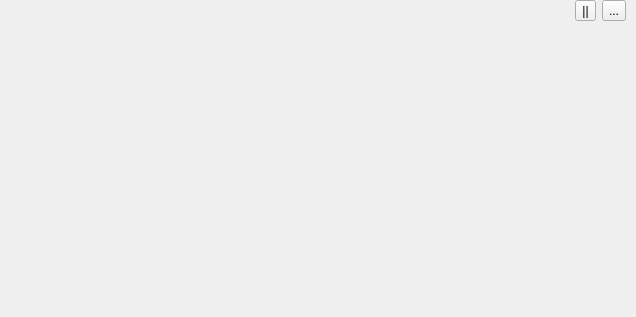
<?xml version="1.0" encoding="UTF-8"?>
<ui version="4.0">
 <class>FormTab</class>
 <widget class="QWidget" name="FormTab">
  <property name="geometry">
   <rect>
    <x>0</x>
    <y>0</y>
    <width>636</width>
    <height>317</height>
   </rect>
  </property>
  <property name="windowTitle">
   <string>Form</string>
  </property>
  <layout class="QVBoxLayout" name="verticalLayout">
   <property name="leftMargin">
    <number>0</number>
   </property>
   <property name="topMargin">
    <number>0</number>
   </property>
   <property name="rightMargin">
    <number>0</number>
   </property>
   <property name="bottomMargin">
    <number>0</number>
   </property>
   <item>
    <widget class="QSplitter" name="editorSplitter">
     <property name="orientation">
      <enum>Qt::Orientation::Horizontal</enum>
     </property>
     <widget class="QWidget" name="editorPane" native="true">
      <layout class="QVBoxLayout" name="editorPaneLayout">
       <property name="spacing">
        <number>0</number>
       </property>
       <property name="leftMargin">
        <number>0</number>
       </property>
       <property name="topMargin">
        <number>0</number>
       </property>
       <property name="rightMargin">
        <number>0</number>
       </property>
       <property name="bottomMargin">
        <number>0</number>
       </property>
       <item>
        <layout class="QHBoxLayout" name="tabBarLayout">
         <property name="spacing">
          <number>0</number>
         </property>
         <item>
          <widget class="QWidget" name="editorTabBarContainer" native="true">
           <layout class="QHBoxLayout" name="editorTabBarLayout">
            <property name="spacing">
             <number>0</number>
            </property>
            <property name="leftMargin">
             <number>0</number>
            </property>
            <property name="topMargin">
             <number>0</number>
            </property>
            <property name="rightMargin">
             <number>0</number>
            </property>
            <property name="bottomMargin">
             <number>0</number>
            </property>
           </layout>
          </widget>
         </item>
         <item>
          <spacer name="horizontalSpacer">
           <property name="orientation">
            <enum>Qt::Orientation::Horizontal</enum>
           </property>
           <property name="sizeHint" stdset="0">
            <size>
             <width>40</width>
             <height>20</height>
            </size>
           </property>
          </spacer>
         </item>
         <item>
          <widget class="QWidget" name="tabCornerContainer" native="true">
           <layout class="QHBoxLayout" name="cornerLayout">
            <property name="spacing">
             <number>6</number>
            </property>
            <property name="leftMargin">
             <number>0</number>
            </property>
            <property name="topMargin">
             <number>0</number>
            </property>
            <property name="rightMargin">
             <number>10</number>
            </property>
            <property name="bottomMargin">
             <number>0</number>
            </property>
            <item>
             <widget class="QToolButton" name="splitEditorButton">
              <property name="text">
               <string>||</string>
              </property>
             </widget>
            </item>
            <item>
             <widget class="QToolButton" name="modeSelectorButton">
              <property name="text">
               <string>...</string>
              </property>
             </widget>
            </item>
           </layout>
          </widget>
         </item>
        </layout>
       </item>
       <item>
        <widget class="QStackedWidget" name="editorStackedWidget">
         <property name="currentIndex">
          <number>-1</number>
         </property>
        </widget>
       </item>
      </layout>
     </widget>
    </widget>
   </item>
  </layout>
 </widget>
 <resources/>
 <connections/>
</ui>
